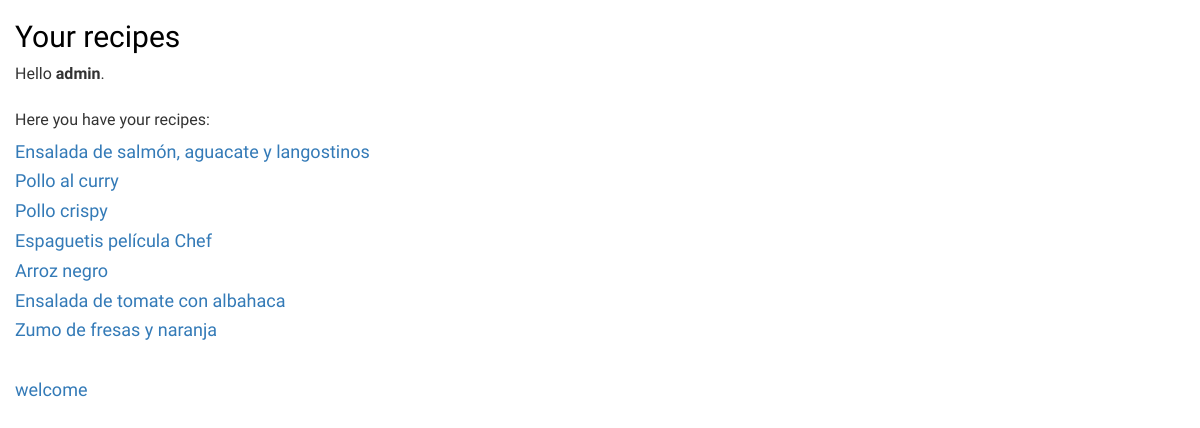
/myrecipes (signed in), run on an earlier commit of the app's database.
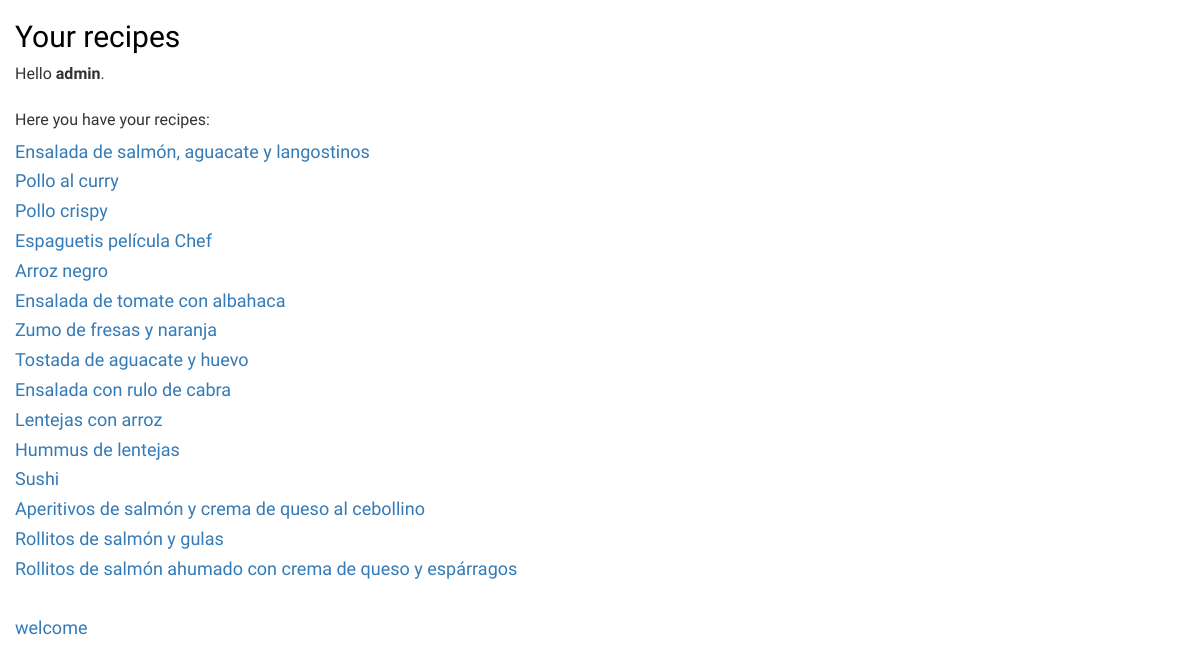
And on a later commit of the database.
### RecipesAndFun/models.py (models this page shows, shortened)
class receta(models.Model):
    nombre_receta= models.CharField(max_length=100)
    ingredientes= models.TextField(help_text='Escribe los ingredientes')
    preparacion= models.TextField(verbose_name='Preparacion')
    tiempo_preparacion= models.IntegerField
    comentarios= models.CharField(help_text='Espacio para comentarios', max_length=1000, null=True)
    puntuacion= models.IntegerField
    fecha_publicacion= models.DateTimeField(blank=True, null=True)
    autor= models.ForeignKey(User, on_delete=models.CASCADE)

### RecipesAndFun/views.py (the view)
# urls.py: path('myrecipes',views.myrecipes),
def myrecipes(request):
    ownrecipes=receta.objects.filter(autor=request.user.id)
    return render(request, 'myrecipes.html', {"ownrecipes":ownrecipes})

### templates/myrecipes.html (shortened to what this page needs)
{% load static %}
<head>
    <link rel="stylesheet" href="//maxcdn.bootstrapcdn.com/bootstrap/3.2.0/css/bootstrap.min.css">
    <link rel="stylesheet" href="//maxcdn.bootstrapcdn.com/bootstrap/3.2.0/css/bootstrap-theme.min.css">
    <link rel="stylesheet" href="{% static 'recipesandfun.css' %}">
    <h2>Your recipes </h2>
</head>
<body>
<p>
   Hello <b>{{request.user.username}}</b>.
<br><br>
     Here you have your recipes:
{%  for instance in ownrecipes %}
    <div>
        <h4><a href="{% url 'recipe_details' instance.id %}">
            {{ instance.nombre_receta }}</a></h4>
    </div>
{% endfor %}
<br>
    <h4><a href="/welcome">welcome </a></h4>
</body>

What changed in the data, as far as the page shows it:
added receta: nombre_receta "Tostada de aguacate y huevo"
added receta: nombre_receta "Ensalada con rulo de cabra"
added receta: nombre_receta "Lentejas con arroz"
added receta: nombre_receta "Hummus de lentejas"
added receta: nombre_receta "Sushi"
added receta: nombre_receta "Aperitivos de salmón y crema de queso al cebollino"
added receta: nombre_receta "Rollitos de salmón y gulas"
added receta: nombre_receta "Rollitos de salmón ahumado con crema de queso y espárragos"
